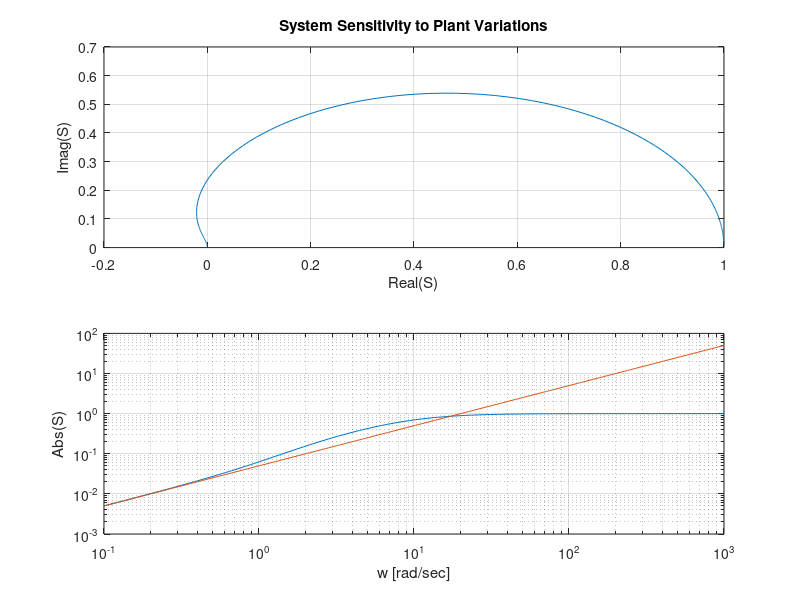

Write the MATLAB code that produced this figure.
% Chapter 4: Figure 4.31, p. 207
%
%   English channel boring machine: system sensitivity 
%   for K=20.
%
K=20; num=[1 1 0]; den=[1 12 K];
w=logspace(-1,3,200); s=w*j;
%
% Compute System Sensitivity
%
n= s.^2 + s; d= s.^2 +12*s+K; S=n./d;
%
% Compute Approximate Sensitivity S = s / K
%
n2= s; d2=K; S2=n2./d2;
%
% Generate the plots
%
subplot(211), plot(real(S),imag(S))
title('System Sensitivity to Plant Variations')
xlabel('Real(S)'), ylabel('Imag(S)'), grid
subplot(212), loglog(w,abs(S),w,abs(S2))
xlabel('w [rad/sec]'), ylabel('Abs(S)'), grid
